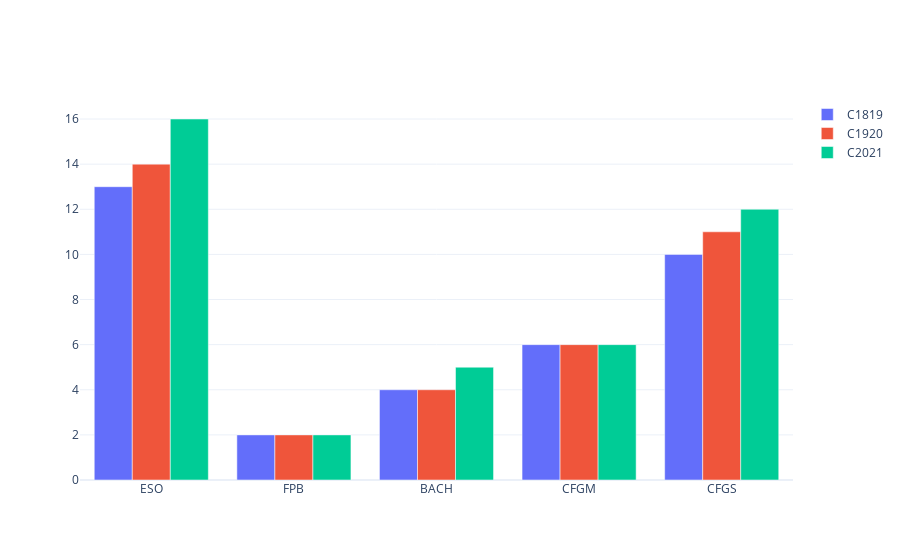

The code cell stored with this chart in its notebook:
### Markdown cell above
## Evolución del número de grupos por etapas

### Code cell
series = {}
for year in years:
    series[year] = []
    for stage in stages:
        series[year].append(df.query(f'etapa == "{stage}" & curso == "{year}" & evaluación == "{labels[-1][1]}"')['etapa'].count())

myplotly.cbar(stages, series, is_percentage=False)

### Figure 1 — Plotly figure (JSON) as saved in the notebook; plotly's stock layout.template omitted (floating-point values rounded to 4 significant figures)
{"data": [{"name": "C1819", "type": "bar", "x": ["ESO", "FPB", "BACH", "CFGM", "CFGS"], "y": [13, 2, 4, 6, 10]}, {"name": "C1920", "type": "bar", "x": ["ESO", "FPB", "BACH", "CFGM", "CFGS"], "y": [14, 2, 4, 6, 11]}, {"name": "C2021", "type": "bar", "x": ["ESO", "FPB", "BACH", "CFGM", "CFGS"], "y": [16, 2, 5, 6, 12]}], "layout": {"barmode": "group"}}
